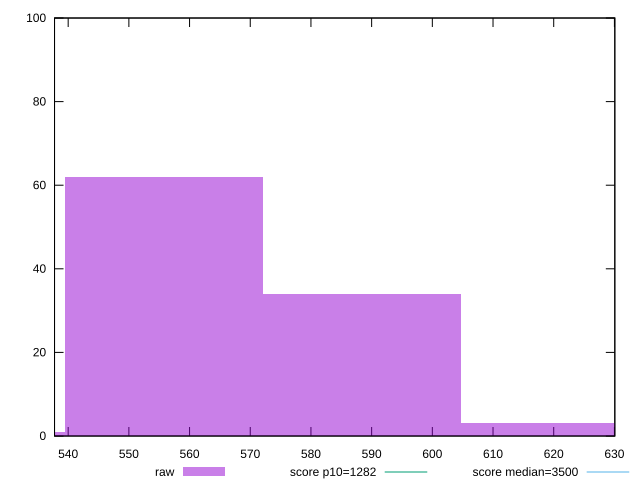

Generate this figure with gnuplot:
reset

$raw <<EOF
555.7499935354973 62
588.4411696258207 34
621.1323457161441 3
523.058817445174 1
EOF

set key outside below
set boxwidth 32.691176090323374
set xrange [537.7520000000004:630.0680000000001]
set yrange [0:100]
set trange [0:100]
set style fill transparent solid 0.5 noborder

set parametric
set terminal svg size 640, 490 enhanced background rgb 'white'
set output "report_00008_2021-01-22T20:58:29.167/bootup-time/samples/pages+cached/raw/histogram.svg"

plot $raw title "raw" with boxes, \
     1282,t title "score p10=1282", \
     3500,t title "score median=3500"

reset
